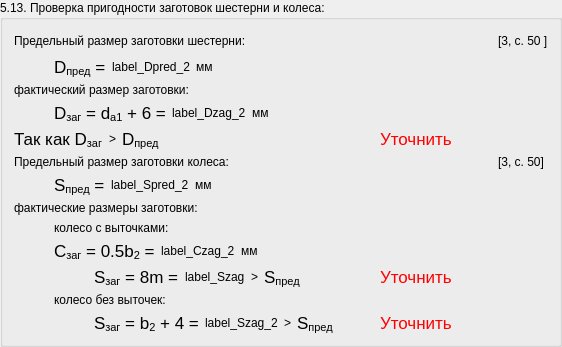
        <widget class="QGroupBox" name="groupBox_57">
         <property name="title">
          <string>5.13. Проверка пригодности заготовок шестерни и колеса:</string>
         </property>
         <layout class="QGridLayout" name="gridLayout_163">
          <item row="0" column="0">
           <widget class="QLabel" name="label_586">
            <property name="text">
             <string>Предельный размер заготовки шестерни:</string>
            </property>
           </widget>
          </item>
          <item row="0" column="1">
           <spacer name="horizontalSpacer_170">
            <property name="orientation">
             <enum>Qt::Horizontal</enum>
            </property>
            <property name="sizeHint" stdset="0">
             <size>
              <width>40</width>
              <height>20</height>
             </size>
            </property>
           </spacer>
          </item>
          <item row="0" column="2">
           <widget class="QLabel" name="label_587">
            <property name="text">
             <string>[3, с. 50 ]</string>
            </property>
           </widget>
          </item>
          <item row="2" column="0">
           <widget class="QLabel" name="label_588">
            <property name="text">
             <string>фактический размер заготовки:</string>
            </property>
           </widget>
          </item>
          <item row="1" column="0">
           <widget class="QFrame" name="frame_85">
            <property name="frameShape">
             <enum>QFrame::NoFrame</enum>
            </property>
            <property name="frameShadow">
             <enum>QFrame::Raised</enum>
            </property>
            <layout class="QGridLayout" name="gridLayout_164">
             <property name="margin">
              <number>0</number>
             </property>
             <item row="0" column="0">
              <widget class="QLabel" name="label_589">
               <property name="text">
                <string>&lt;!DOCTYPE HTML PUBLIC &quot;-//W3C//DTD HTML 4.0//EN&quot; &quot;http://www.w3.org/TR/REC-html40/strict.dtd&quot;&gt;
&lt;html&gt;&lt;head&gt;&lt;meta name=&quot;qrichtext&quot; content=&quot;1&quot; /&gt;&lt;style type=&quot;text/css&quot;&gt;
p, li { white-space: pre-wrap; }
&lt;/style&gt;&lt;/head&gt;&lt;body style=&quot; font-family:'Lucida Grande'; font-size:13pt; font-weight:400; font-style:normal;&quot;&gt;
&lt;p style=&quot; margin-top:0px; margin-bottom:0px; margin-left:0px; margin-right:0px; -qt-block-indent:0; text-indent:0px;&quot;&gt;D&lt;span style=&quot; vertical-align:sub;&quot;&gt;пред&lt;/span&gt; =&lt;/p&gt;&lt;/body&gt;&lt;/html&gt;</string>
               </property>
               <property name="indent">
                <number>40</number>
               </property>
              </widget>
             </item>
             <item row="0" column="3">
              <spacer name="horizontalSpacer_171">
               <property name="orientation">
                <enum>Qt::Horizontal</enum>
               </property>
               <property name="sizeHint" stdset="0">
                <size>
                 <width>40</width>
                 <height>20</height>
                </size>
               </property>
              </spacer>
             </item>
             <item row="0" column="1">
              <widget class="QLabel" name="label_Dpred_3">
               <property name="text">
                <string>label_Dpred_2</string>
               </property>
              </widget>
             </item>
             <item row="0" column="2">
              <widget class="QLabel" name="label_590">
               <property name="text">
                <string>мм</string>
               </property>
              </widget>
             </item>
            </layout>
           </widget>
          </item>
          <item row="3" column="0">
           <widget class="QFrame" name="frame_86">
            <property name="frameShape">
             <enum>QFrame::NoFrame</enum>
            </property>
            <property name="frameShadow">
             <enum>QFrame::Raised</enum>
            </property>
            <layout class="QGridLayout" name="gridLayout_165">
             <property name="margin">
              <number>0</number>
             </property>
             <item row="0" column="0">
              <widget class="QLabel" name="label_591">
               <property name="text">
                <string>&lt;!DOCTYPE HTML PUBLIC &quot;-//W3C//DTD HTML 4.0//EN&quot; &quot;http://www.w3.org/TR/REC-html40/strict.dtd&quot;&gt;
&lt;html&gt;&lt;head&gt;&lt;meta name=&quot;qrichtext&quot; content=&quot;1&quot; /&gt;&lt;style type=&quot;text/css&quot;&gt;
p, li { white-space: pre-wrap; }
&lt;/style&gt;&lt;/head&gt;&lt;body style=&quot; font-family:'Lucida Grande'; font-size:13pt; font-weight:400; font-style:normal;&quot;&gt;
&lt;p style=&quot; margin-top:0px; margin-bottom:0px; margin-left:0px; margin-right:0px; -qt-block-indent:0; text-indent:0px;&quot;&gt;D&lt;span style=&quot; vertical-align:sub;&quot;&gt;заг&lt;/span&gt; = d&lt;span style=&quot; vertical-align:sub;&quot;&gt;a1&lt;/span&gt; + 6 =&lt;/p&gt;&lt;/body&gt;&lt;/html&gt;</string>
               </property>
               <property name="indent">
                <number>40</number>
               </property>
              </widget>
             </item>
             <item row="0" column="3">
              <spacer name="horizontalSpacer_172">
               <property name="orientation">
                <enum>Qt::Horizontal</enum>
               </property>
               <property name="sizeHint" stdset="0">
                <size>
                 <width>40</width>
                 <height>20</height>
                </size>
               </property>
              </spacer>
             </item>
             <item row="0" column="1">
              <widget class="QLabel" name="label_Dzag_3">
               <property name="text">
                <string>label_Dzag_2</string>
               </property>
              </widget>
             </item>
             <item row="0" column="2">
              <widget class="QLabel" name="label_592">
               <property name="text">
                <string>мм</string>
               </property>
              </widget>
             </item>
            </layout>
           </widget>
          </item>
          <item row="4" column="0">
           <widget class="QFrame" name="frame_87">
            <property name="frameShape">
             <enum>QFrame::NoFrame</enum>
            </property>
            <property name="frameShadow">
             <enum>QFrame::Raised</enum>
            </property>
            <layout class="QGridLayout" name="gridLayout_166">
             <property name="margin">
              <number>0</number>
             </property>
             <item row="0" column="0">
              <widget class="QLabel" name="label_593">
               <property name="text">
                <string>&lt;!DOCTYPE HTML PUBLIC &quot;-//W3C//DTD HTML 4.0//EN&quot; &quot;http://www.w3.org/TR/REC-html40/strict.dtd&quot;&gt;
&lt;html&gt;&lt;head&gt;&lt;meta name=&quot;qrichtext&quot; content=&quot;1&quot; /&gt;&lt;style type=&quot;text/css&quot;&gt;
p, li { white-space: pre-wrap; }
&lt;/style&gt;&lt;/head&gt;&lt;body style=&quot; font-family:'Lucida Grande'; font-size:13pt; font-weight:400; font-style:normal;&quot;&gt;
&lt;p style=&quot; margin-top:0px; margin-bottom:0px; margin-left:0px; margin-right:0px; -qt-block-indent:0; text-indent:0px;&quot;&gt;Так как D&lt;span style=&quot; vertical-align:sub;&quot;&gt;заг&lt;/span&gt;&lt;/p&gt;&lt;/body&gt;&lt;/html&gt;</string>
               </property>
              </widget>
             </item>
             <item row="0" column="3">
              <spacer name="horizontalSpacer_173">
               <property name="orientation">
                <enum>Qt::Horizontal</enum>
               </property>
               <property name="sizeHint" stdset="0">
                <size>
                 <width>40</width>
                 <height>20</height>
                </size>
               </property>
              </spacer>
             </item>
             <item row="0" column="1">
              <widget class="QLabel" name="label_OtnoshenieDzag_3">
               <property name="text">
                <string>&gt;</string>
               </property>
              </widget>
             </item>
             <item row="0" column="2">
              <widget class="QLabel" name="label_594">
               <property name="text">
                <string>&lt;!DOCTYPE HTML PUBLIC &quot;-//W3C//DTD HTML 4.0//EN&quot; &quot;http://www.w3.org/TR/REC-html40/strict.dtd&quot;&gt;
&lt;html&gt;&lt;head&gt;&lt;meta name=&quot;qrichtext&quot; content=&quot;1&quot; /&gt;&lt;style type=&quot;text/css&quot;&gt;
p, li { white-space: pre-wrap; }
&lt;/style&gt;&lt;/head&gt;&lt;body style=&quot; font-family:'Lucida Grande'; font-size:13pt; font-weight:400; font-style:normal;&quot;&gt;
&lt;p style=&quot; margin-top:0px; margin-bottom:0px; margin-left:0px; margin-right:0px; -qt-block-indent:0; text-indent:0px;&quot;&gt;D&lt;span style=&quot; vertical-align:sub;&quot;&gt;пред&lt;/span&gt;&lt;/p&gt;&lt;/body&gt;&lt;/html&gt;</string>
               </property>
              </widget>
             </item>
             <item row="0" column="4">
              <widget class="QLabel" name="label_595">
               <property name="text">
                <string>&lt;!DOCTYPE HTML PUBLIC &quot;-//W3C//DTD HTML 4.0//EN&quot; &quot;http://www.w3.org/TR/REC-html40/strict.dtd&quot;&gt;
&lt;html&gt;&lt;head&gt;&lt;meta name=&quot;qrichtext&quot; content=&quot;1&quot; /&gt;&lt;style type=&quot;text/css&quot;&gt;
p, li { white-space: pre-wrap; }
&lt;/style&gt;&lt;/head&gt;&lt;body style=&quot; font-family:'Lucida Grande'; font-size:13pt; font-weight:400; font-style:normal;&quot;&gt;
&lt;p style=&quot; margin-top:0px; margin-bottom:0px; margin-left:0px; margin-right:0px; -qt-block-indent:0; text-indent:0px;&quot;&gt;&lt;span style=&quot; color:#ff0000;&quot;&gt;Уточнить&lt;/span&gt;&lt;/p&gt;&lt;/body&gt;&lt;/html&gt;</string>
               </property>
              </widget>
             </item>
            </layout>
           </widget>
          </item>
          <item row="5" column="0">
           <widget class="QLabel" name="label_596">
            <property name="text">
             <string>Предельный размер заготовки колеса:</string>
            </property>
           </widget>
          </item>
          <item row="6" column="0">
           <widget class="QFrame" name="frame_88">
            <property name="frameShape">
             <enum>QFrame::NoFrame</enum>
            </property>
            <property name="frameShadow">
             <enum>QFrame::Raised</enum>
            </property>
            <layout class="QGridLayout" name="gridLayout_167">
             <property name="margin">
              <number>0</number>
             </property>
             <item row="0" column="0">
              <widget class="QLabel" name="label_597">
               <property name="text">
                <string>&lt;!DOCTYPE HTML PUBLIC &quot;-//W3C//DTD HTML 4.0//EN&quot; &quot;http://www.w3.org/TR/REC-html40/strict.dtd&quot;&gt;
&lt;html&gt;&lt;head&gt;&lt;meta name=&quot;qrichtext&quot; content=&quot;1&quot; /&gt;&lt;style type=&quot;text/css&quot;&gt;
p, li { white-space: pre-wrap; }
&lt;/style&gt;&lt;/head&gt;&lt;body style=&quot; font-family:'Lucida Grande'; font-size:13pt; font-weight:400; font-style:normal;&quot;&gt;
&lt;p style=&quot; margin-top:0px; margin-bottom:0px; margin-left:0px; margin-right:0px; -qt-block-indent:0; text-indent:0px;&quot;&gt;S&lt;span style=&quot; vertical-align:sub;&quot;&gt;пред&lt;/span&gt; =&lt;/p&gt;&lt;/body&gt;&lt;/html&gt;</string>
               </property>
               <property name="indent">
                <number>40</number>
               </property>
              </widget>
             </item>
             <item row="0" column="3">
              <spacer name="horizontalSpacer_174">
               <property name="orientation">
                <enum>Qt::Horizontal</enum>
               </property>
               <property name="sizeHint" stdset="0">
                <size>
                 <width>40</width>
                 <height>20</height>
                </size>
               </property>
              </spacer>
             </item>
             <item row="0" column="1">
              <widget class="QLabel" name="label_Spred_3">
               <property name="text">
                <string>label_Spred_2</string>
               </property>
              </widget>
             </item>
             <item row="0" column="2">
              <widget class="QLabel" name="label_598">
               <property name="text">
                <string>мм</string>
               </property>
              </widget>
             </item>
            </layout>
           </widget>
          </item>
          <item row="7" column="0">
           <widget class="QLabel" name="label_599">
            <property name="text">
             <string>фактические размеры заготовки:</string>
            </property>
           </widget>
          </item>
          <item row="5" column="2">
           <widget class="QLabel" name="label_600">
            <property name="text">
             <string>[3, с. 50]</string>
            </property>
           </widget>
          </item>
          <item row="11" column="0">
           <widget class="QFrame" name="frame_89">
            <property name="frameShape">
             <enum>QFrame::NoFrame</enum>
            </property>
            <property name="frameShadow">
             <enum>QFrame::Raised</enum>
            </property>
            <layout class="QGridLayout" name="gridLayout_168">
             <property name="margin">
              <number>0</number>
             </property>
             <item row="0" column="0">
              <widget class="QLabel" name="label_601">
               <property name="text">
                <string>&lt;!DOCTYPE HTML PUBLIC &quot;-//W3C//DTD HTML 4.0//EN&quot; &quot;http://www.w3.org/TR/REC-html40/strict.dtd&quot;&gt;
&lt;html&gt;&lt;head&gt;&lt;meta name=&quot;qrichtext&quot; content=&quot;1&quot; /&gt;&lt;style type=&quot;text/css&quot;&gt;
p, li { white-space: pre-wrap; }
&lt;/style&gt;&lt;/head&gt;&lt;body style=&quot; font-family:'Lucida Grande'; font-size:13pt; font-weight:400; font-style:normal;&quot;&gt;
&lt;p style=&quot; margin-top:0px; margin-bottom:0px; margin-left:0px; margin-right:0px; -qt-block-indent:0; text-indent:0px;&quot;&gt;S&lt;span style=&quot; vertical-align:sub;&quot;&gt;заг&lt;/span&gt; = b&lt;span style=&quot; vertical-align:sub;&quot;&gt;2&lt;/span&gt; + 4 =&lt;/p&gt;&lt;/body&gt;&lt;/html&gt;</string>
               </property>
               <property name="indent">
                <number>80</number>
               </property>
              </widget>
             </item>
             <item row="0" column="4">
              <spacer name="horizontalSpacer_175">
               <property name="orientation">
                <enum>Qt::Horizontal</enum>
               </property>
               <property name="sizeHint" stdset="0">
                <size>
                 <width>40</width>
                 <height>20</height>
                </size>
               </property>
              </spacer>
             </item>
             <item row="0" column="1">
              <widget class="QLabel" name="label_Szag_3">
               <property name="text">
                <string>label_Szag_2</string>
               </property>
              </widget>
             </item>
             <item row="0" column="2">
              <widget class="QLabel" name="label_OtnoshenieSzag_4">
               <property name="text">
                <string>&gt;</string>
               </property>
              </widget>
             </item>
             <item row="0" column="3">
              <widget class="QLabel" name="label_602">
               <property name="text">
                <string>&lt;!DOCTYPE HTML PUBLIC &quot;-//W3C//DTD HTML 4.0//EN&quot; &quot;http://www.w3.org/TR/REC-html40/strict.dtd&quot;&gt;
&lt;html&gt;&lt;head&gt;&lt;meta name=&quot;qrichtext&quot; content=&quot;1&quot; /&gt;&lt;style type=&quot;text/css&quot;&gt;
p, li { white-space: pre-wrap; }
&lt;/style&gt;&lt;/head&gt;&lt;body style=&quot; font-family:'Lucida Grande'; font-size:13pt; font-weight:400; font-style:normal;&quot;&gt;
&lt;p style=&quot; margin-top:0px; margin-bottom:0px; margin-left:0px; margin-right:0px; -qt-block-indent:0; text-indent:0px;&quot;&gt;S&lt;span style=&quot; vertical-align:sub;&quot;&gt;пред&lt;/span&gt;&lt;/p&gt;&lt;/body&gt;&lt;/html&gt;</string>
               </property>
              </widget>
             </item>
             <item row="0" column="5">
              <widget class="QLabel" name="label_603">
               <property name="text">
                <string>&lt;!DOCTYPE HTML PUBLIC &quot;-//W3C//DTD HTML 4.0//EN&quot; &quot;http://www.w3.org/TR/REC-html40/strict.dtd&quot;&gt;
&lt;html&gt;&lt;head&gt;&lt;meta name=&quot;qrichtext&quot; content=&quot;1&quot; /&gt;&lt;style type=&quot;text/css&quot;&gt;
p, li { white-space: pre-wrap; }
&lt;/style&gt;&lt;/head&gt;&lt;body style=&quot; font-family:'Lucida Grande'; font-size:13pt; font-weight:400; font-style:normal;&quot;&gt;
&lt;p style=&quot; margin-top:0px; margin-bottom:0px; margin-left:0px; margin-right:0px; -qt-block-indent:0; text-indent:0px;&quot;&gt;&lt;span style=&quot; color:#ff0000;&quot;&gt;Уточнить&lt;/span&gt;&lt;/p&gt;&lt;/body&gt;&lt;/html&gt;</string>
               </property>
              </widget>
             </item>
            </layout>
           </widget>
          </item>
          <item row="9" column="0">
           <widget class="QFrame" name="frame_90">
            <property name="frameShape">
             <enum>QFrame::NoFrame</enum>
            </property>
            <property name="frameShadow">
             <enum>QFrame::Raised</enum>
            </property>
            <layout class="QGridLayout" name="gridLayout_169">
             <property name="margin">
              <number>0</number>
             </property>
             <item row="0" column="0">
              <widget class="QLabel" name="label_604">
               <property name="text">
                <string>&lt;!DOCTYPE HTML PUBLIC &quot;-//W3C//DTD HTML 4.0//EN&quot; &quot;http://www.w3.org/TR/REC-html40/strict.dtd&quot;&gt;
&lt;html&gt;&lt;head&gt;&lt;meta name=&quot;qrichtext&quot; content=&quot;1&quot; /&gt;&lt;style type=&quot;text/css&quot;&gt;
p, li { white-space: pre-wrap; }
&lt;/style&gt;&lt;/head&gt;&lt;body style=&quot; font-family:'Lucida Grande'; font-size:13pt; font-weight:400; font-style:normal;&quot;&gt;
&lt;p style=&quot; margin-top:0px; margin-bottom:0px; margin-left:0px; margin-right:0px; -qt-block-indent:0; text-indent:0px;&quot;&gt;С&lt;span style=&quot; vertical-align:sub;&quot;&gt;заг&lt;/span&gt; = 0.5b&lt;span style=&quot; vertical-align:sub;&quot;&gt;2&lt;/span&gt; =&lt;/p&gt;&lt;/body&gt;&lt;/html&gt;</string>
               </property>
               <property name="indent">
                <number>40</number>
               </property>
              </widget>
             </item>
             <item row="0" column="3">
              <spacer name="horizontalSpacer_176">
               <property name="orientation">
                <enum>Qt::Horizontal</enum>
               </property>
               <property name="sizeHint" stdset="0">
                <size>
                 <width>40</width>
                 <height>20</height>
                </size>
               </property>
              </spacer>
             </item>
             <item row="0" column="1">
              <widget class="QLabel" name="label_Czag_3">
               <property name="text">
                <string>label_Czag_2</string>
               </property>
              </widget>
             </item>
             <item row="0" column="2">
              <widget class="QLabel" name="label_605">
               <property name="text">
                <string>мм</string>
               </property>
              </widget>
             </item>
             <item row="1" column="0" colspan="4">
              <widget class="QFrame" name="frame_91">
               <property name="frameShape">
                <enum>QFrame::NoFrame</enum>
               </property>
               <property name="frameShadow">
                <enum>QFrame::Raised</enum>
               </property>
               <layout class="QGridLayout" name="gridLayout_170">
                <property name="margin">
                 <number>0</number>
                </property>
                <item row="0" column="0">
                 <widget class="QLabel" name="label_606">
                  <property name="text">
                   <string>&lt;!DOCTYPE HTML PUBLIC &quot;-//W3C//DTD HTML 4.0//EN&quot; &quot;http://www.w3.org/TR/REC-html40/strict.dtd&quot;&gt;
&lt;html&gt;&lt;head&gt;&lt;meta name=&quot;qrichtext&quot; content=&quot;1&quot; /&gt;&lt;style type=&quot;text/css&quot;&gt;
p, li { white-space: pre-wrap; }
&lt;/style&gt;&lt;/head&gt;&lt;body style=&quot; font-family:'Lucida Grande'; font-size:13pt; font-weight:400; font-style:normal;&quot;&gt;
&lt;p style=&quot; margin-top:0px; margin-bottom:0px; margin-left:0px; margin-right:0px; -qt-block-indent:0; text-indent:0px;&quot;&gt;S&lt;span style=&quot; vertical-align:sub;&quot;&gt;заг&lt;/span&gt; = 8m =&lt;/p&gt;&lt;/body&gt;&lt;/html&gt;</string>
                  </property>
                  <property name="indent">
                   <number>80</number>
                  </property>
                 </widget>
                </item>
                <item row="0" column="4">
                 <spacer name="horizontalSpacer_177">
                  <property name="orientation">
                   <enum>Qt::Horizontal</enum>
                  </property>
                  <property name="sizeHint" stdset="0">
                   <size>
                    <width>40</width>
                    <height>20</height>
                   </size>
                  </property>
                 </spacer>
                </item>
                <item row="0" column="1">
                 <widget class="QLabel" name="label_Szag_4">
                  <property name="text">
                   <string>label_Szag</string>
                  </property>
                 </widget>
                </item>
                <item row="0" column="2">
                 <widget class="QLabel" name="label_OtnoshenieSzag_5">
                  <property name="text">
                   <string>&gt;</string>
                  </property>
                 </widget>
                </item>
                <item row="0" column="3">
                 <widget class="QLabel" name="label_607">
                  <property name="text">
                   <string>&lt;!DOCTYPE HTML PUBLIC &quot;-//W3C//DTD HTML 4.0//EN&quot; &quot;http://www.w3.org/TR/REC-html40/strict.dtd&quot;&gt;
&lt;html&gt;&lt;head&gt;&lt;meta name=&quot;qrichtext&quot; content=&quot;1&quot; /&gt;&lt;style type=&quot;text/css&quot;&gt;
p, li { white-space: pre-wrap; }
&lt;/style&gt;&lt;/head&gt;&lt;body style=&quot; font-family:'Lucida Grande'; font-size:13pt; font-weight:400; font-style:normal;&quot;&gt;
&lt;p style=&quot; margin-top:0px; margin-bottom:0px; margin-left:0px; margin-right:0px; -qt-block-indent:0; text-indent:0px;&quot;&gt;S&lt;span style=&quot; vertical-align:sub;&quot;&gt;пред&lt;/span&gt;&lt;/p&gt;&lt;/body&gt;&lt;/html&gt;</string>
                  </property>
                 </widget>
                </item>
                <item row="0" column="5">
                 <widget class="QLabel" name="label_608">
                  <property name="text">
                   <string>&lt;!DOCTYPE HTML PUBLIC &quot;-//W3C//DTD HTML 4.0//EN&quot; &quot;http://www.w3.org/TR/REC-html40/strict.dtd&quot;&gt;
&lt;html&gt;&lt;head&gt;&lt;meta name=&quot;qrichtext&quot; content=&quot;1&quot; /&gt;&lt;style type=&quot;text/css&quot;&gt;
p, li { white-space: pre-wrap; }
&lt;/style&gt;&lt;/head&gt;&lt;body style=&quot; font-family:'Lucida Grande'; font-size:13pt; font-weight:400; font-style:normal;&quot;&gt;
&lt;p style=&quot; margin-top:0px; margin-bottom:0px; margin-left:0px; margin-right:0px; -qt-block-indent:0; text-indent:0px;&quot;&gt;&lt;span style=&quot; color:#ff0000;&quot;&gt;Уточнить&lt;/span&gt;&lt;/p&gt;&lt;/body&gt;&lt;/html&gt;</string>
                  </property>
                 </widget>
                </item>
               </layout>
              </widget>
             </item>
            </layout>
           </widget>
          </item>
          <item row="8" column="0">
           <widget class="QLabel" name="label_609">
            <property name="text">
             <string>колесо с выточками:</string>
            </property>
            <property name="indent">
             <number>40</number>
            </property>
           </widget>
          </item>
          <item row="10" column="0">
           <widget class="QLabel" name="label_610">
            <property name="text">
             <string>колесо без выточек:</string>
            </property>
            <property name="indent">
             <number>40</number>
            </property>
           </widget>
          </item>
         </layout>
        </widget>
